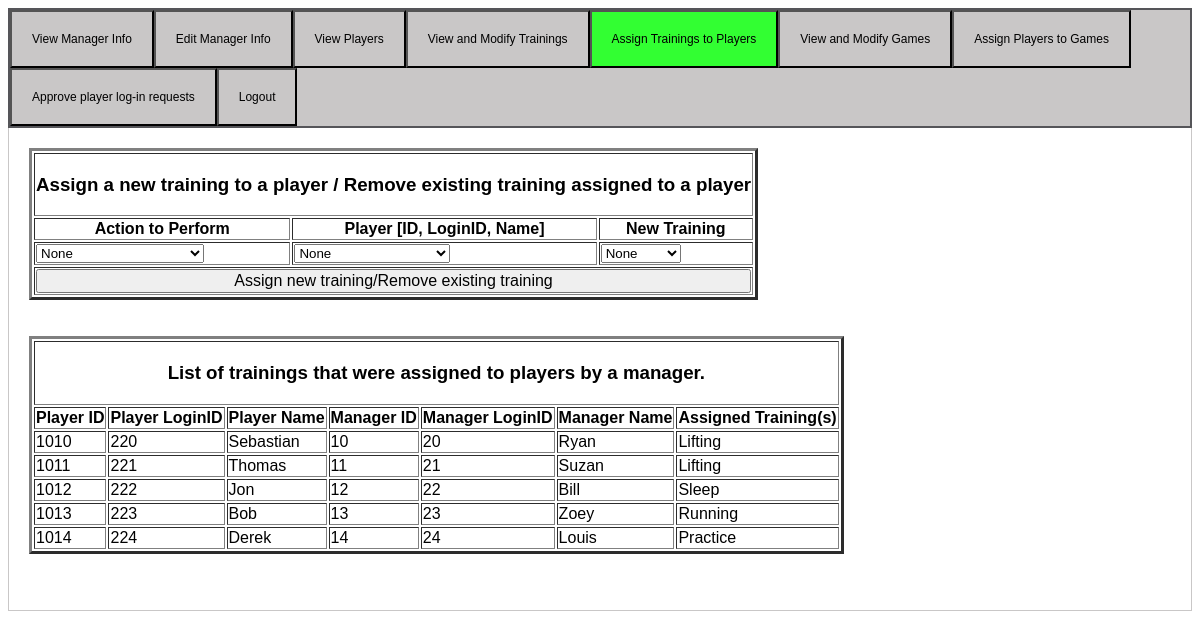
/cs482502/assign_trainings_to_players.php, run on the app's committed database.
### tables this page shows
create table AssignTraining(
    PlayerID	        int,
    ManagerID	        int,
    TrainingName        varchar(16),
    primary key(PlayerID, ManagerID, TrainingName),
    foreign key(PlayerID) references Player(ID),
    foreign key(ManagerID) references Manager(ID),
    foreign key(TrainingName) references Training(TrainingName)
);

create table Player(
    ID		        int,
    LoginID	        varchar(16),
    Name	        varchar(64) not null,
    Password        varchar(8),
    Birthday        date,
    Address         varchar(128),
    Email           varchar(32),
    PhoneNumber     char(10),
    PlayPos         varchar(16),
    RequestFlag     int,
    primary key(ID)
);

create table Manager(
    ID	            int,
    LoginID	        varchar(16) not null,
    Name	        varchar(64) not null,
    Password	    varchar(8),
    Birthday	    date,
    Address	        varchar(128),
    Email	        varchar(32),
    PhoneNumber	    char(10),
    primary key(ID)
);

### cs482502/assign_trainings_to_players.php (the view, shortened to what this page needs)
<?php
    include("manager_view.php");
?>
<!doctype html>
<html>
    <head>
    </head>
    <body>
    <div class = tabcontent>
            <table border = '3'>
                <tr>
                    <th colspan='3'><h3> Assign a new training to a player / Remove existing training assigned to a player</h3></th>
                </tr>
                <tr>
                    <th>Action to Perform</th>
                    <th>Player [ID, LoginID, Name]</th>
                    <th>New Training</th>
                </tr>
                <form method = "post">
                <tr>
                        <td>
                            <select required name = "action_select">
                                <option value = "">None</option>
                            </select>
                        </td>
                        <td>
                            <select required name = "player_select">
                                <option value = "">None</option>
                            </select>
                        </td>
                        <td>
                            <select required name = "training_select">
                                <option value = "">None</option>
                            </select>
                        </td>
                </tr>
                <tr>
                        <td colspan = '3'><input type = "submit" name = "assign_button" value = "Assign new training/Remove existing training" class = "op"/></td>
                </tr>
                </form>
            </table>
            <table border = '3'>
                <tr>
                    <th colspan='7'> <h3> List of trainings that were assigned to players by a manager. </h3></th>
                </tr>
                <tr>
                    <th> Player ID </th>
                    <th> Player LoginID </th>
                    <th> Player Name </th>
                    <th> Manager ID</th>
                    <th> Manager LoginID </th>
                    <th> Manager Name </th>
                    <th> Assigned Training(s) </th>
                </tr>
                <?php
                    print "<form method = \"post\">";
                    $start = 1;
                    $assign_query = mysql_query("select * from AssignTraining order by PlayerID asc, ManagerID asc;");
                    while($row = mysql_fetch_array($assign_query)){
                        if($start == 1)
                            $start = 0;
                        else if($row['PlayerID'] == $player_ID && $row['ManagerID'] == $manager_ID){
                            $next_training = $row['TrainingName'];
                            print "</br>".$next_training;
                            continue;
                        } else{
                            print "</td></tr>";
                        }
                        $player_ID = $row['PlayerID'];
                        $manager_ID = $row['ManagerID'];
                        $training_name = $row['TrainingName'];
                        $player_row = mysql_fetch_array(mysql_query("select * from Player where Player.ID = '$player_ID'"));
                        $manager_row = mysql_fetch_array(mysql_query("select * from Manager where Manager.ID = '$manager_ID'"));
                        print "<tr><td>".$player_row['ID']."</td><td>".$player_row['LoginID']."</td><td>".$player_row['Name']."</td><td>".$manager_row['ID']."</td><td>".$manager_row['LoginID']."</td><td>".$manager_row['Name']."</td><td>".$training_name;
                    }
                ?>
                    </form>
            </table>
            <br><br>
    </div>
    </body>
</html>

### cs482502/manager_view.php (style rules this page uses)
body { font-family: "Helvetica", sans-serif; }
.tabcontent { padding: 20px 20px; border: 1px solid #c9c7c7; border-top: none; }

### cs482502/assign_trainings_to_players.php (style rules this page uses)
input.op { box-sizing: border-box; width:100%; font-size:100%; }

### data on the page
assigntraining: PlayerID.ID "1010", PlayerID.LoginID "220", PlayerID.Name "Sebastian", ManagerID.ID "10", ManagerID.LoginID "20", ManagerID.Name "Ryan", TrainingName "Lifting"
assigntraining: PlayerID.ID "1011", PlayerID.LoginID "221", PlayerID.Name "Thomas", ManagerID.ID "11", ManagerID.LoginID "21", ManagerID.Name "Suzan", TrainingName "Lifting"
assigntraining: PlayerID.ID "1012", PlayerID.LoginID "222", PlayerID.Name "Jon", ManagerID.ID "12", ManagerID.LoginID "22", ManagerID.Name "Bill", TrainingName "Sleep"
assigntraining: PlayerID.ID "1013", PlayerID.LoginID "223", PlayerID.Name "Bob", ManagerID.ID "13", ManagerID.LoginID "23", ManagerID.Name "Zoey", TrainingName "Running"
assigntraining: PlayerID.ID "1014", PlayerID.LoginID "224", PlayerID.Name "Derek", ManagerID.ID "14", ManagerID.LoginID "24", ManagerID.Name "Louis", TrainingName "Practice"
